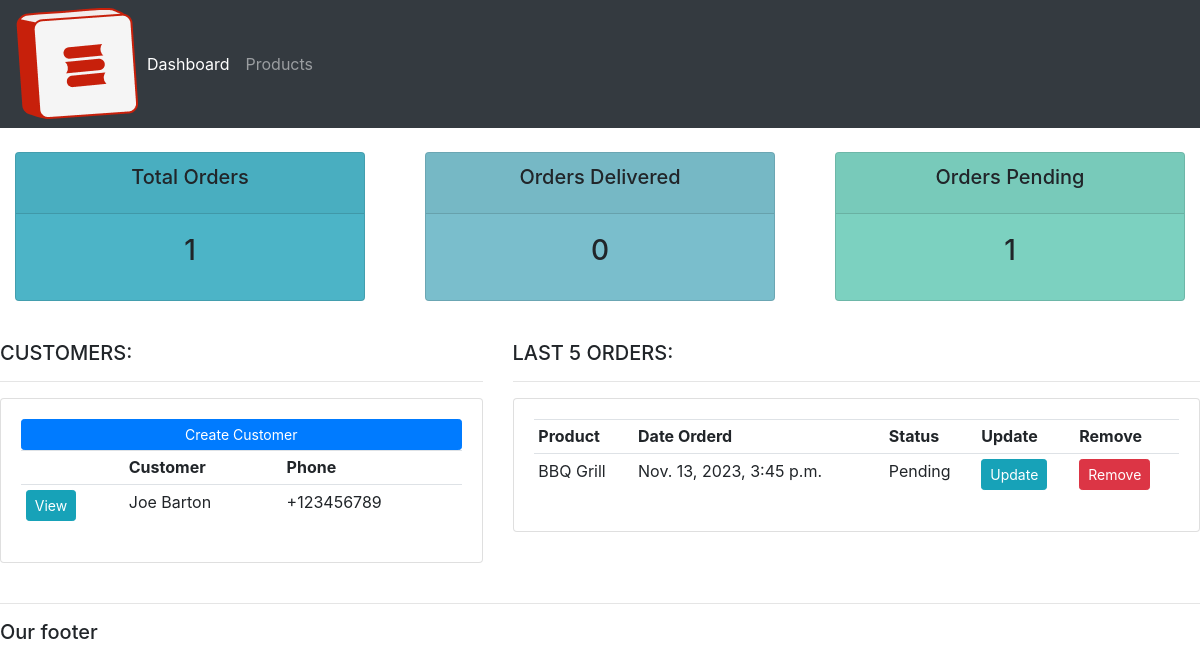
The app's page /, older data.
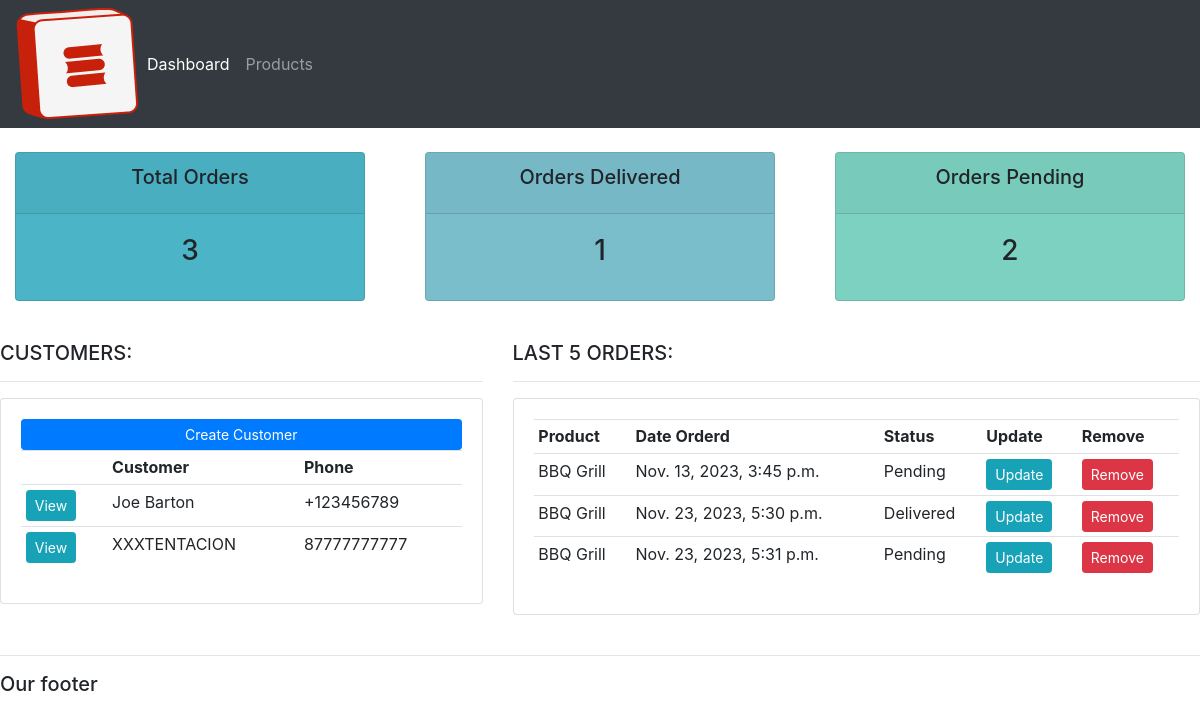
The same page, newer data.
### accounts/models.py (models this page shows, shortened)
class Customer(models.Model):
    name = models.CharField(max_length=200, null=True)
    phone = models.CharField(max_length=200, null=True)
    email = models.CharField(max_length=200, null=True)
    date_created = models.DateTimeField(auto_now_add=True, null=True)

class Order(models.Model):
    STATUS = (
        ("Pending", "Pending"),
        ("Out for delivery", "Out for delivery"),
        ("Delivered", "Delivered"),
    )
    customer = models.ForeignKey(Customer, null=True, on_delete=models.SET_NULL)
    product = models.ForeignKey(Product, null=True, on_delete=models.SET_NULL)
    date_created = models.DateTimeField(auto_now_add=True, null=True)
    status = models.CharField(max_length=200, null=True, choices=STATUS)
    note = models.CharField(max_length=1000, null=True)

class Product(models.Model):
    CATEGORY = (
        ("Indoor", "Indoor"),
        ("Out door", "Out door"),
    )
    name = models.CharField(max_length=200, null=True)
    price = models.FloatField(null=True)
    category = models.CharField(max_length=200, null=True, choices=CATEGORY)
    description = models.CharField(max_length=200, null=True, blank=True)
    date_created = models.DateTimeField(auto_now_add=True, null=True)
    tag = models.ManyToManyField(Tag)
    def __str__(self):
        return self.name

### accounts/views.py (the view)
# urls.py: path("", views.home, name="home"),
def home(request):
    orders = Order.objects.all()
    customers = Customer.objects.all()
    total_customers = customers.count()
    total_orders = orders.count()
    delivered = orders.filter(status="Delivered").count()
    pending = orders.filter(status="Pending").count()
    context = {
        "orders": orders,
        "customers": customers,
        "total_orders": total_orders,
        "delivered": delivered,
        "pending": pending,
    }
    return render(request, "accounts/dashboard.html", context)

### accounts/templates/accounts/dashboard.html
{% extends 'accounts/main.html' %}
{% block content %}
{% include  'accounts/status.html' %}
<br>
<div class="row">
        <div class="col-md-5">
            <h5>CUSTOMERS:</h5>
            <hr>
            <div class="card card-body">
                <a class="btn btn-primary btn-sm btn-block" href="">Create Customer</a>
                <table class="table table-sm">
                    <tr>
                        <th></th>
                        <th>Customer</th>
                        <th>Phone</th>
                    </tr>
                    {% for customer in customers %}
                        <tr>
                            <td><a href="{% url 'customer' customer.id %}" class="btn btn-sm btn-info">View</a></td>
                            <td>{{customer.name}}</td>
                            <td>{{customer.phone}}</td>
                        </tr>
                    {% endfor %}
                </table>
            </div>
        </div>
        <div class="col-md-7">
            <h5>LAST 5 ORDERS:</h5>
            <hr>
            <div class="card card-body">
                <table class="table table-sm">
                    <tr>
                        <th>Product</th>
                        <th>Date Orderd</th>
                        <th>Status</th>
                        <th>Update</th>
                        <th>Remove</th>
                    </tr>
                    {% for order in orders %}
                        <tr>
                            <td>{{order.product}}</td>
                            <td>{{order.date_created}}</td>
                            <td>{{order.status}}</td>
                            <td><a href="{% url 'update_order' order.id %}" class="btn btn-sm btn-info">Update</a></td>
                            <td><a href="{% url 'delete_order' order.id %}" class="btn btn-sm btn-danger">Remove</a></td>
                        </tr>
                    {% endfor %}
                </table>
            </div>
        </div>
</div>
<br>
{% endblock %}

Row changes from the older to the newer data that the page shows:
added Customer: name "XXXTENTACION", phone "87777777777"
added Order: product "BBQ Grill", date_created "Nov. 23, 2023, 5:30 p.m.", status "Delivered"
added Order: product "BBQ Grill", date_created "Nov. 23, 2023, 5:31 p.m.", status "Pending"
Text that changed along with them:
{{ total_orders }}: "1" → "3"
{{ delivered }}: "0" → "1"
{{ pending }}: "1" → "2"
